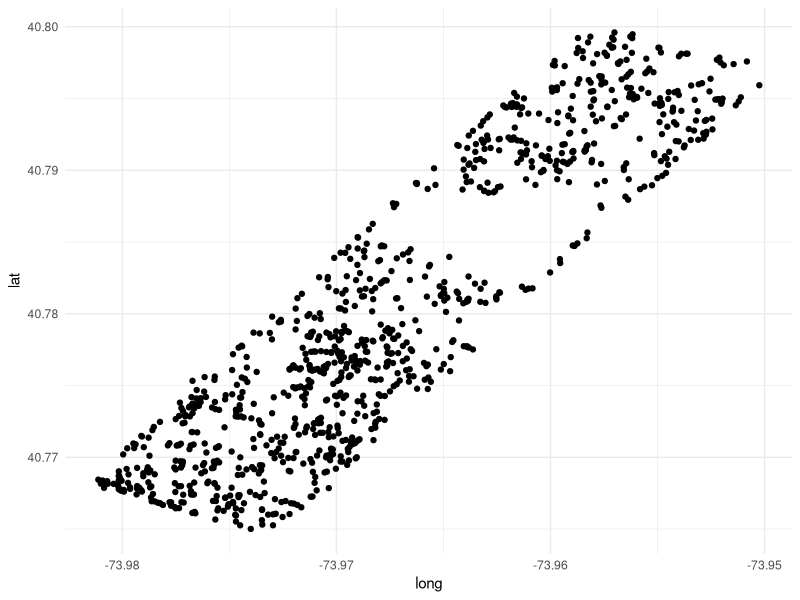
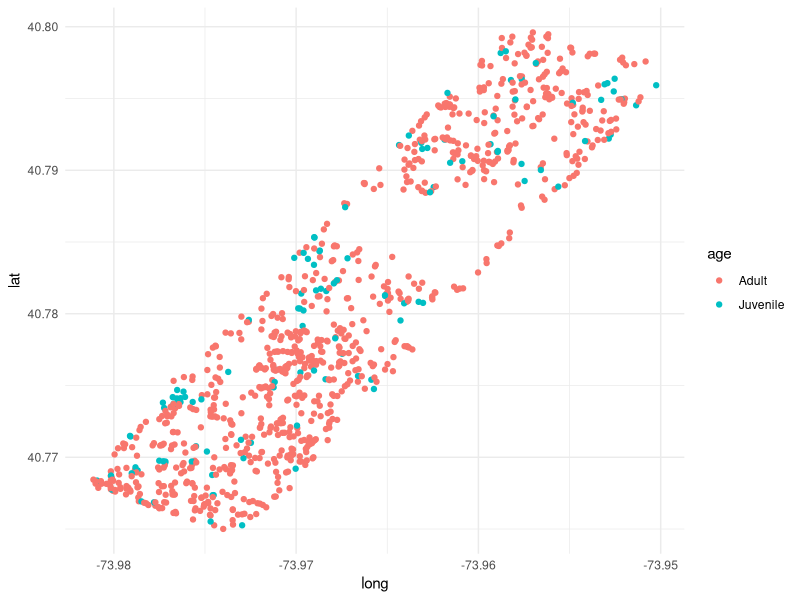
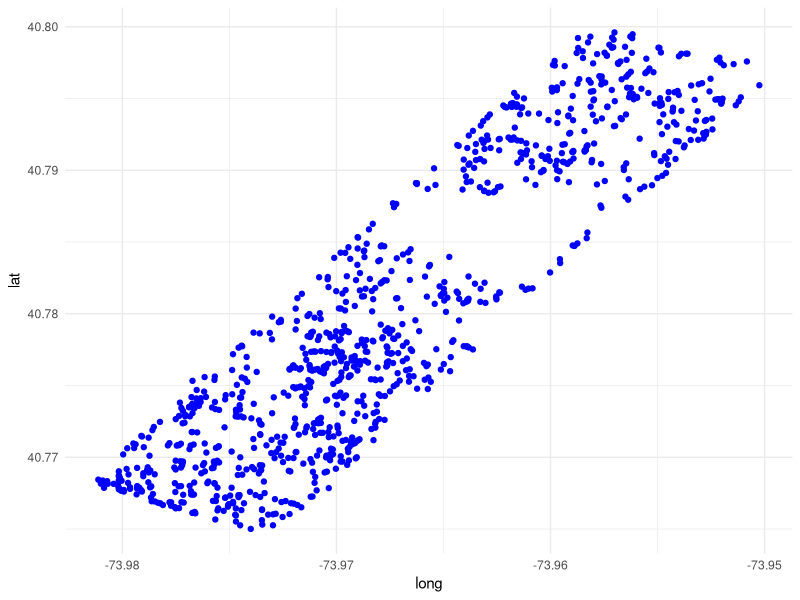
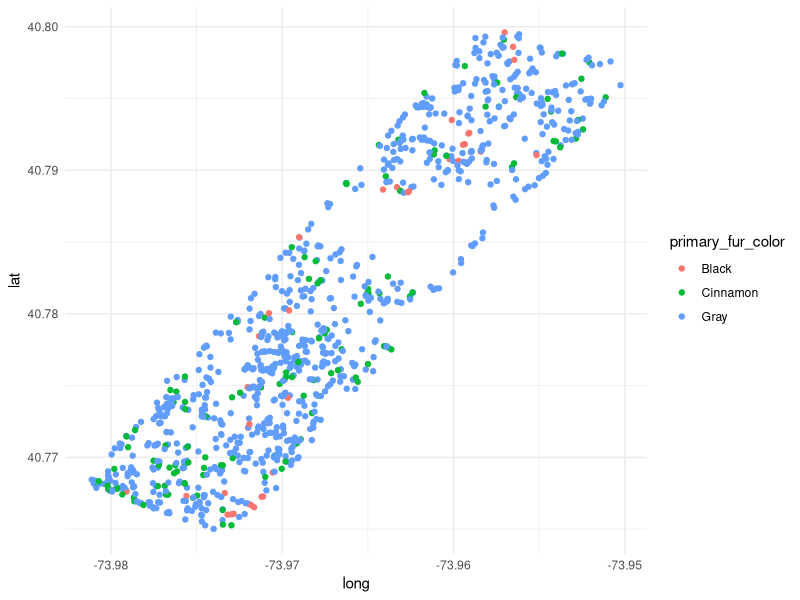
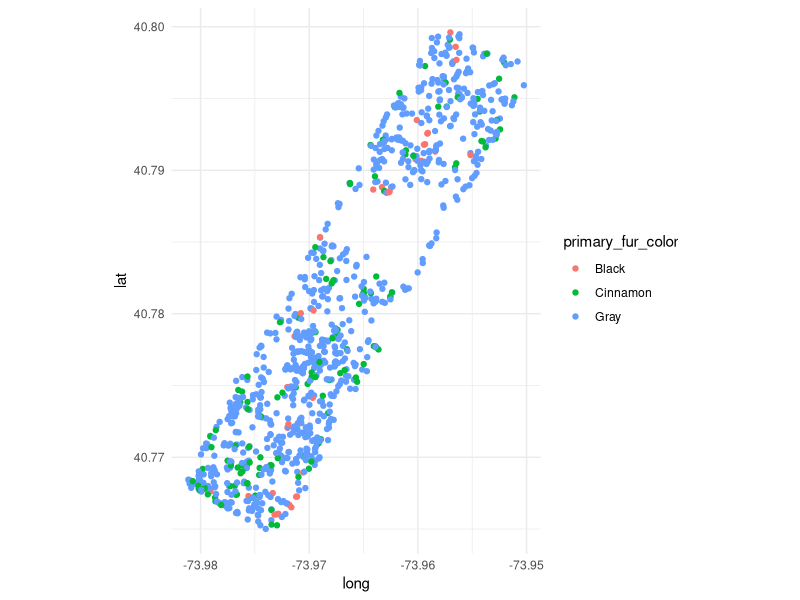

The R script that drew these images, in order:
## ---- chunk 1
library(tidyverse)
library(ggplot2)
theme_set(theme_minimal())
knitr::opts_chunk$set(dpi = 200)
## ---- chunk 2
squirrel_subset <- read_csv('./squirrels_subset.csv')
## ---- chunk 3
ggplot(data = squirrel_subset) +
  aes(x = long, y = lat) +
  geom_point()
## ---- chunk 4
ggplot(data = squirrel_subset) +
  aes(x = long, y = lat, color = age) +
  geom_point()
## ---- chunk 5
ggplot(data = squirrel_subset) +
  aes(x = long, y = lat) +
  geom_point(color = 'blue')
## ---- chunk 6
ggplot(data = squirrel_subset) +
  aes(x = long, y = lat, color = primary_fur_color) +
  geom_point()
## ---- chunk 7
ggplot(data = squirrel_subset) +
  aes(x = long, y = lat, color = primary_fur_color) +
  coord_quickmap() +
  geom_point()
